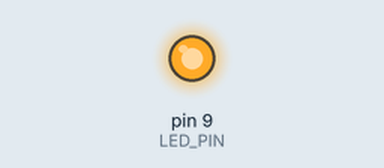
This sketch was run on a simulated Arduino Uno, built with avr-gcc and run on an emulated ATmega328P. Parts: output pins drawn as LEDs (lit = HIGH).

Above: at 12.8 s.
Timing chart, 0 to 40.0 s (numbered marks = the images above):
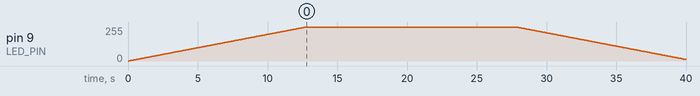

The sketch:

DayNightCycle.ino
```cpp
/*
  DayNightCycle.ino
  Gradually fades light in/out to mimic sunrise/sunset or a 24-hour rhythm.
*/

#define LED_PIN 9
#define CYCLE_TIME 60000 // Full fade cycle time (ms)
#define STEP_DELAY 50

void setup() {
  pinMode(LED_PIN, OUTPUT);
}

void loop() {
  // Fade up (sunrise)
  for (int b = 0; b <= 255; b++) {
    analogWrite(LED_PIN, b);
    delay(STEP_DELAY);
  }

  // Midday pause
  delay(CYCLE_TIME / 4);

  // Fade down (sunset)
  for (int b = 255; b >= 0; b--) {
    analogWrite(LED_PIN, b);
    delay(STEP_DELAY);
  }

  // Night pause
  delay(CYCLE_TIME / 2);
}
```

Measured:
- by itself, pin 9 (LED_PIN): rises from 0/255 to 255/255 in 12.7 s, then falls to 12/255 in 27.2 s
